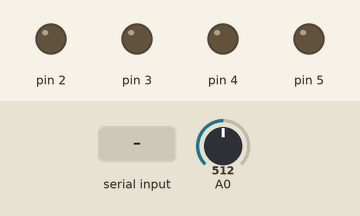
Simulated run of this sketch. Board: Arduino Uno, built for the host (arithmetic inside an expression is 32-bit, double 64-bit). Parts: output pins drawn as LEDs (lit = HIGH). Inputs (shaded band) come from the test bench; at power-on: A0 = 512.

Above: at 1.2 s.
1.3 s: A0 set to 531
At 1.8 s:
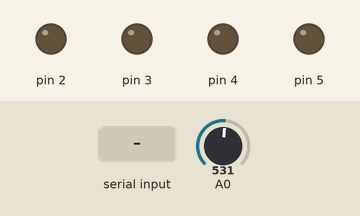
2.8 s: A0 set to 553
At 4.0 s:
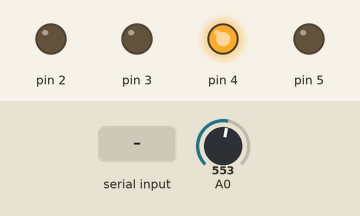
4.3 s: "90,45\n" received over Serial
At 5.9 s:
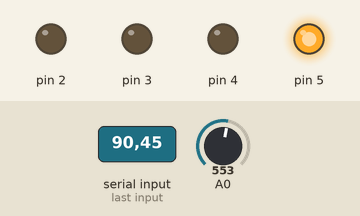
6.8 s: A0 set to 716
At 7.3 s:
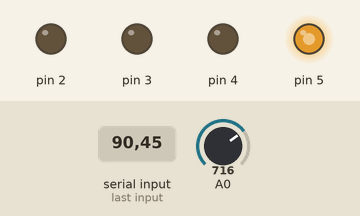
8.3 s: "30,150\n" received over Serial
At 10.3 s:
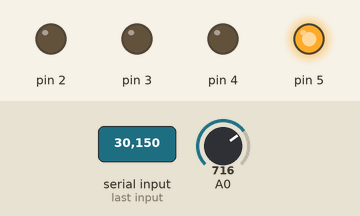
10.8 s: "90\n" received over Serial
At 12.6 s:
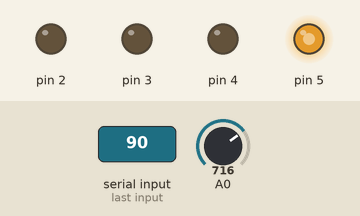
Timing chart, 0 to 14.1 s (numbered marks = the images above; inputs shaded):
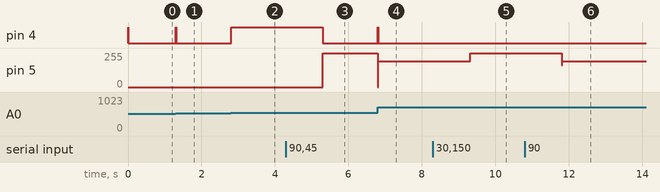

The sketch:

swerve_module.ino
```cpp
#include "hardware/rotsensor.h"
#include "hardware/motor.h"
#include "subsystems/swerve_module.h"

struct PID::pid_config_t dir_config
{
  .p=.04, .d=.002
};

RotSensor pot(A0);
Motor dir(4, 5), drive(2, 3);
SwerveModule mod(dir, drive, pot, dir_config);

void setup() {

  Serial.begin(115200);

  pinMode(A0, INPUT);
  pinMode(2, OUTPUT);
  pinMode(3, OUTPUT);
  pinMode(4, OUTPUT);
  pinMode(5, OUTPUT);

  pot.remap(235, 770, 90, 270);
  pot.set_inverted(true);

}

uint16_t setpt = 180 * (UINT16_MAX / 360);

void loop() {
  // Serial.println(map(((analogRead(A0) / 1023.0) * 360), 80, 272, 90, 270));

  if (Serial.available() > 0)
  {
    char buffer[20];
    Serial.readBytes(buffer, 20);
    setpt = atoi(buffer) * (UINT16_MAX / 360);
  }

  // Serial.println(pot.get_bams());

  mod.set_dir(setpt);

  // drive.set_speed(245);

  // dir.set_speed(50);

  delay(10);
}
```

Measured:
- the behaviour switches between 541 and 542 on A0 (found by bisection; images 1 and 2)
- after the input at 1.3 s, pin 4: LOW → HIGH at once, → LOW 0.01 s later
- after the input at 2.8 s, pin 4: LOW → HIGH at once
- after the input at 4.3 s, pin 4: HIGH → LOW after 1.0 s; pin 5: 0/255 → 255/255 after 1.0 s
- after the input at 6.8 s, pin 4: LOW → HIGH at once, → LOW 0.01 s later; pin 5: 255/255 → 193/255 at once
- after the input at 8.3 s, pin 5: 193/255 → 255/255 after 1.0 s
- after the input at 10.8 s, pin 5: 255/255 → 193/255 after 1.0 s
